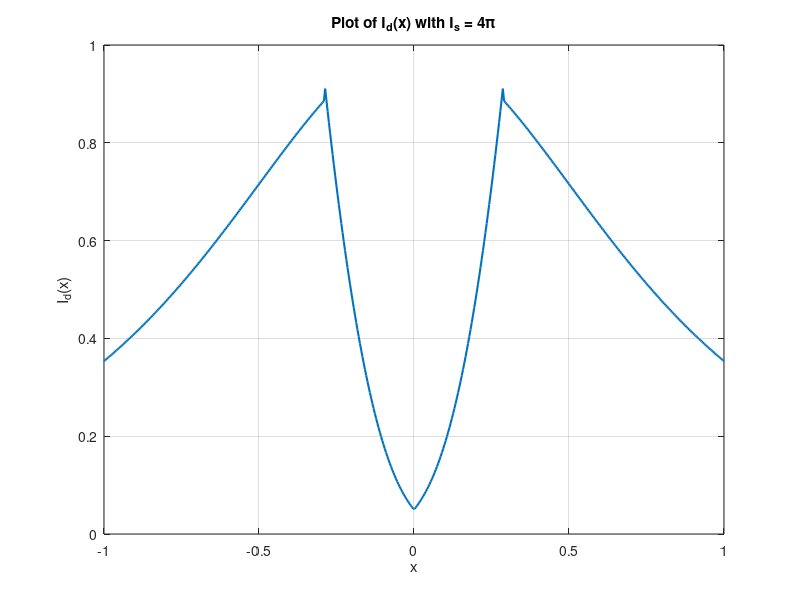

Recreate this plot in MATLAB.
Is = 4*pi;  
x = linspace(-1, 1, 500);
Id = zeros(size(x));

for i = 1:length(x)
    if abs(x(i)) < 1 / (2 * sqrt(3))
        Id(i) = (Is / (4 * pi)) * (1 / (x(i)^2 + 1)^(3/2)) * ...
                exp(-20 * (0.15 - 0.3 * sqrt(3) * abs(x(i))) / ...
                (1 + sqrt(3) * abs(x(i)))) * sqrt(x(i)^2 + 1);
    else
        Id(i) = (Is / (4 * pi)) * (1 / (x(i)^2 + 1)^(3/2));
    end
end

plot(x, Id, 'LineWidth', 1.5);
xlabel('x');
ylabel('I_d(x)');
title('Plot of I_d(x) with I_s = 4\pi');
grid on;
